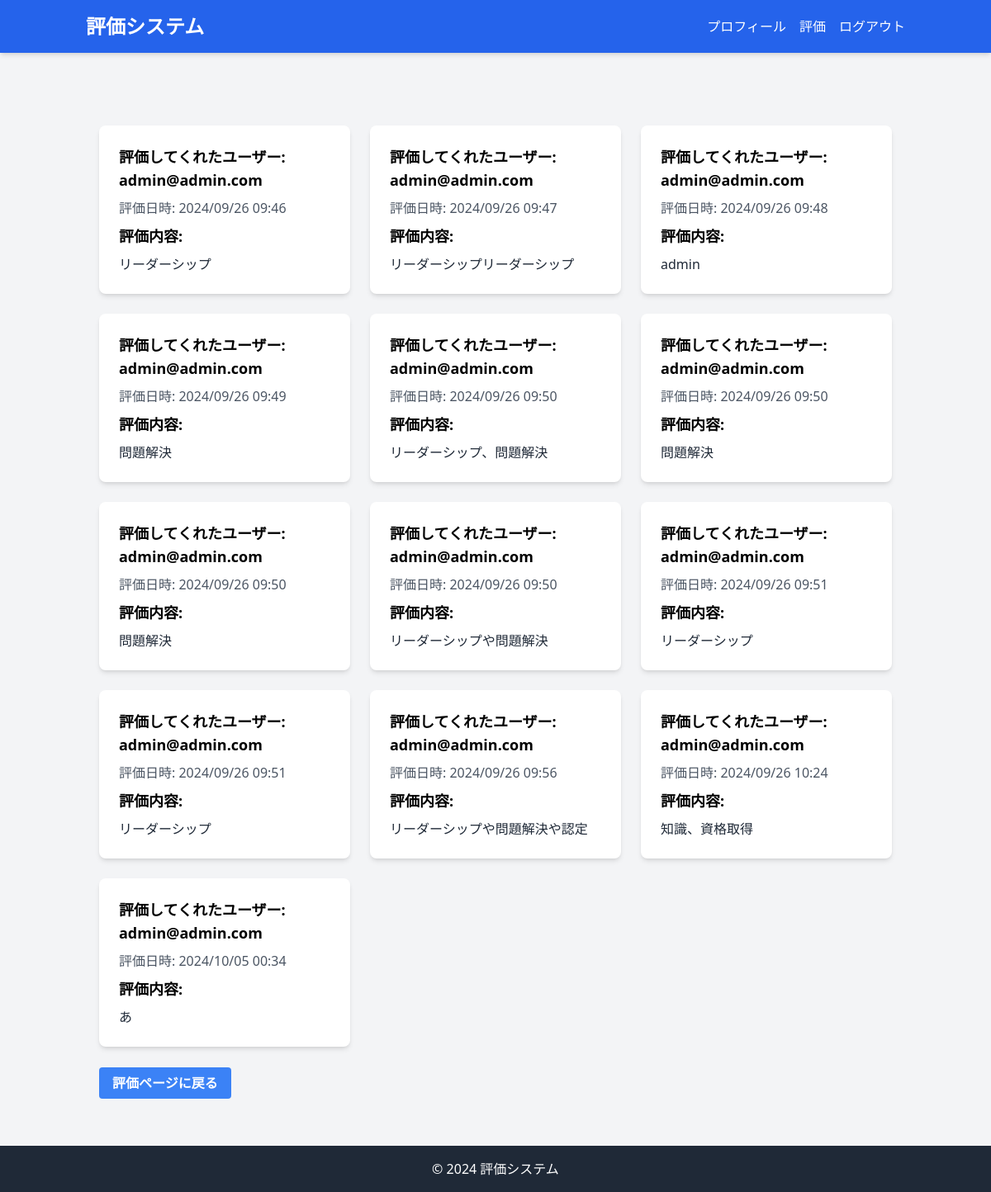
/eva/1/ (signed in), run on the app's committed database.
### main/models.py (models this page shows)
class Eva(models.Model):
    for_user = models.ForeignKey(User, on_delete=models.CASCADE, related_name="for_user")
    from_user = models.ForeignKey(User, on_delete=models.CASCADE, related_name="from_user")
    detail = models.CharField(max_length=200)
    pub_date = models.DateTimeField(auto_now_add=True)

### user/models.py (models this page shows)
class User(AbstractBaseUser, PermissionsMixin):
    user_vali = UnicodeUsernameValidator()
    username = models.CharField(_('username'), max_length=150, unique=True, validators=[user_vali])
    email = models.EmailField(_('email'), unique=True)
    is_staff = models.BooleanField(_('staff status'), default=False)
    objects = UserManager()
    USERNAME_FIELD = 'email'
    REQUIRED_FIELDS = ['username']

### main/views.py (the view)
# urls.py: path("eva/<int:user_id>/", views.view_evaluation, name="eva_list"),
@login_required
@user_data_required
def view_evaluation(request, user_id):
    target_user = get_object_or_404(User, id=user_id)
    evaluations = Eva.objects.filter(for_user=request.user)
    return render(request, 'main/view_evaluation.html', {
        'evaluations': evaluations,
        'target_user': target_user,
    })

### main/views.py (called while the page is built)
def user_data_required(view_func):
    @wraps(view_func)
    def _wrapped_view(request, *args, **kwargs):
        try:
            UserData.objects.get(username=request.user)
        except UserData.DoesNotExist:
            return redirect('main:home')
        return view_func(request, *args, **kwargs)
    return _wrapped_view

### main/templates/main/view_evaluation.html (shortened to what this page needs)
{% extends 'main/base.html' %}
{% load static %}
{% block content %}
<div class="container mx-auto px-4 py-8">
    {% if evaluations %}
        <div class="grid gap-6 md:grid-cols-2 lg:grid-cols-3">
            {% for evaluation in evaluations %}
                <div class="bg-white shadow-md rounded-lg p-6">
                    <p class="text-lg font-semibold mb-2">評価してくれたユーザー: {{ evaluation.from_user.email }}</p>
                    <p class="text-gray-600 mb-2">評価日時: {{ evaluation.pub_date|date:"Y/m/d H:i" }}</p>
                    <p class="text-lg font-semibold mb-2">評価内容:</p>
                    <p class="text-gray-800">{{ evaluation.detail }}</p>
                </div>
            {% endfor %}
        </div>
    {% else %}
        <p class="text-xl text-gray-600">まだ評価はありません。</p>
    {% endif %}
    <div class="mt-8">
        <a href="{% url 'main:eva' %}" class="bg-blue-500 hover:bg-blue-700 text-white font-bold py-2 px-4 rounded">
            評価ページに戻る
        </a>
    </div>
</div>
{% endblock %}

### data on the page
Eva: from_user.email "admin@admin.com", pub_date "2024/09/26 09:46", detail "リーダーシップ"
Eva: from_user.email "admin@admin.com", pub_date "2024/09/26 09:47", detail "リーダーシップリーダーシップ"
Eva: from_user.email "admin@admin.com", pub_date "2024/09/26 09:48", detail "admin"
Eva: from_user.email "admin@admin.com", pub_date "2024/09/26 09:49", detail "問題解決"
Eva: from_user.email "admin@admin.com", pub_date "2024/09/26 09:50", detail "リーダーシップ、問題解決"
Eva: from_user.email "admin@admin.com", pub_date "2024/09/26 09:50", detail "問題解決"
Eva: from_user.email "admin@admin.com", pub_date "2024/09/26 09:50", detail "問題解決"
Eva: from_user.email "admin@admin.com", pub_date "2024/09/26 09:50", detail "リーダーシップや問題解決"
Eva: from_user.email "admin@admin.com", pub_date "2024/09/26 09:51", detail "リーダーシップ"
Eva: from_user.email "admin@admin.com", pub_date "2024/09/26 09:51", detail "リーダーシップ"
Eva: from_user.email "admin@admin.com", pub_date "2024/09/26 09:56", detail "リーダーシップや問題解決や認定"
Eva: from_user.email "admin@admin.com", pub_date "2024/09/26 10:24", detail "知識、資格取得"
Eva: from_user.email "admin@admin.com", pub_date "2024/10/05 00:34", detail "あ"
